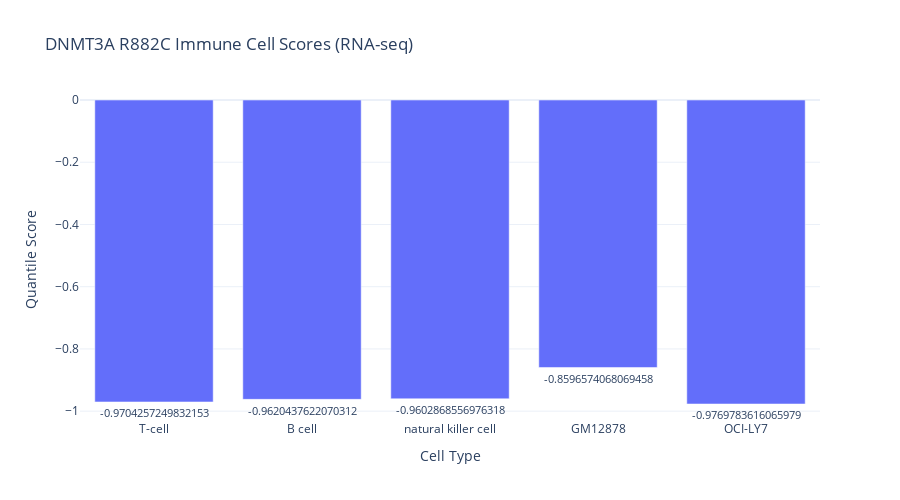
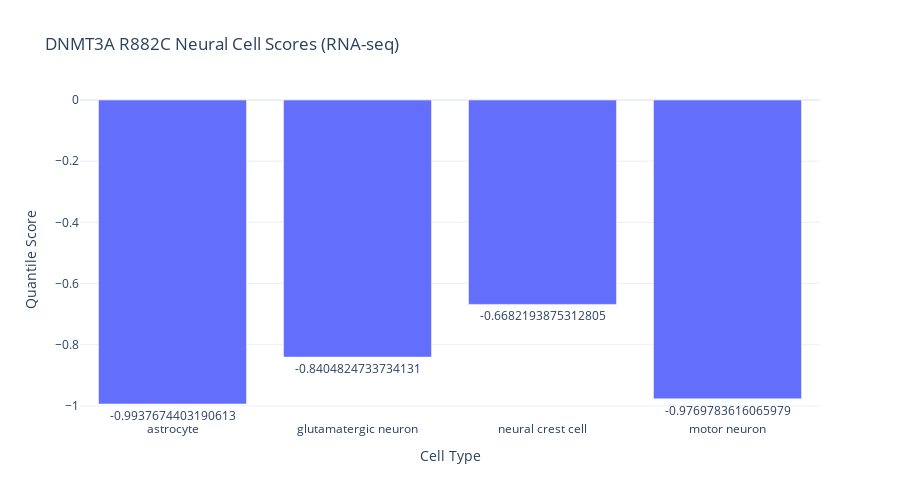

Here is the notebook cell these charts were saved with, in order:
### Code cell
# Bar plot for DNMT3A scores: immune vs neural cell types, with cell type names as labels
dnmt3a_immune_neural = dnmt3a_df.loc[
    dnmt3a_df["biosample_category"].isin(["immune", "neural"])
]
fig = px.bar(
    dnmt3a_immune_neural,
    x="biosample_name",
    y="quantile_score",
    color="biosample_category",
    text="quantile_score",
    title="DNMT3A R882C Scores: Immune vs Neural Cell Types (RNA-seq)",
    labels={
        "quantile_score": "Quantile Score",
        "biosample_name": "Cell Type",
        "biosample_category": "Compartment",
    },
    width=1100,
    height=500,
    template="plotly_white",
)
fig.update_traces(textposition="outside")
fig.update_layout(xaxis_tickangle=0, showlegend=True)
fig.show()

### Figure 1 — Plotly figure (JSON) as saved in the notebook; plotly's stock layout.template omitted (floating-point values rounded to 4 significant figures)
{"data": [{"hovertemplate": "Cell Type=%{x}<br>Quantile Score=%{text}<extra></extra>", "legendgroup": "", "marker": {"color": "#636efa", "pattern": {"shape": ""}}, "name": "", "orientation": "v", "showlegend": false, "text": [-0.9704, -0.962, -0.9603, -0.8597, -0.977], "textposition": "outside", "type": "bar", "x": ["T-cell", "B cell", "natural killer cell", "GM12878", "OCI-LY7"], "xaxis": "x", "y": [-0.9704, -0.962, -0.9603, -0.8597, -0.977], "yaxis": "y"}], "layout": {"barmode": "relative", "height": 500, "legend": {"tracegroupgap": 0}, "showlegend": false, "title": {"text": "DNMT3A R882C Immune Cell Scores (RNA-seq)"}, "width": 900, "xaxis": {"anchor": "y", "domain": [0, 1], "tickangle": 0, "title": {"text": "Cell Type"}}, "yaxis": {"anchor": "x", "domain": [0, 1], "title": {"text": "Quantile Score"}}}}

### Figure 2 — Plotly figure (JSON) as saved in the notebook; plotly's stock layout.template omitted (floating-point values rounded to 4 significant figures)
{"data": [{"hovertemplate": "Cell Type=%{x}<br>Quantile Score=%{text}<extra></extra>", "legendgroup": "", "marker": {"color": "#636efa", "pattern": {"shape": ""}}, "name": "", "orientation": "v", "showlegend": false, "text": [-0.9938, -0.8405, -0.6682, -0.977], "textposition": "outside", "type": "bar", "x": ["astrocyte", "glutamatergic neuron", "neural crest cell", "motor neuron"], "xaxis": "x", "y": [-0.9938, -0.8405, -0.6682, -0.977], "yaxis": "y"}], "layout": {"barmode": "relative", "height": 500, "legend": {"tracegroupgap": 0}, "showlegend": false, "title": {"text": "DNMT3A R882C Neural Cell Scores (RNA-seq)"}, "width": 900, "xaxis": {"anchor": "y", "domain": [0, 1], "tickangle": 0, "title": {"text": "Cell Type"}}, "yaxis": {"anchor": "x", "domain": [0, 1], "title": {"text": "Quantile Score"}}}}
